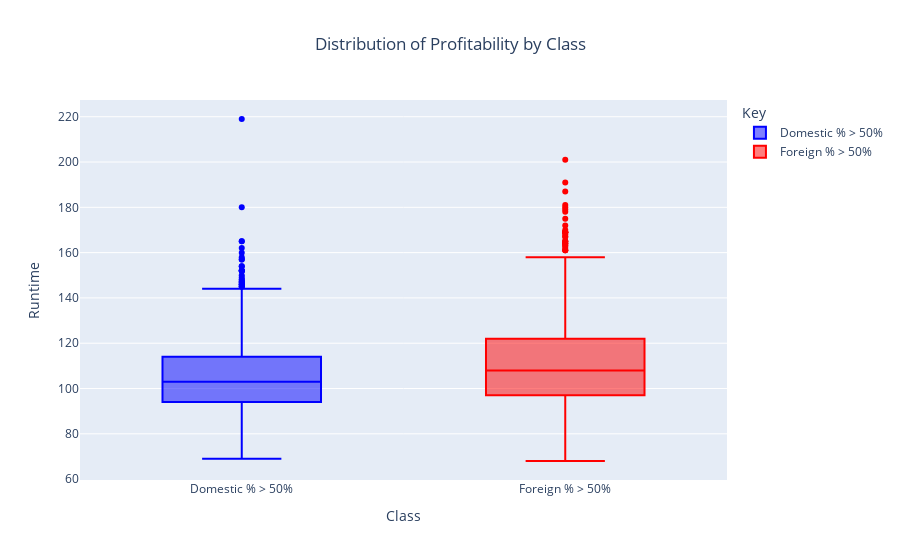

This figure's notebook cell:
### Code cell
df_runtime = df.copy(deep=True)

df_runtime['Foreign_higher'] = df.copy(deep=True)['Foreign_higher'].replace({
    0: "Domestic % > 50%",
    1: "Foreign % > 50%"
})


# Box plot grouped by Rating and Foreign_higher
fig_box = px.box(df_runtime,
    x='Foreign_higher', 
    y='Runtime(mins)',  
    color='Foreign_higher', 
    title="Box Plot for Two Classes",
    labels={'value': 'Percentage', 'variable': 'Type'},
    color_discrete_map={"Domestic % > 50%": "blue", "Foreign % > 50%": "red"},  # Customize colors
)

fig_box.update_layout(
    title={
        "text": "Distribution of Profitability by Class",
        "x": 0.5,  # Center the title
        "xanchor": "center",  # Anchor the title to the center
    },
    xaxis_title="Class",
    yaxis_title="Runtime",
    legend_title="Key",
)

### Figure 1 — Plotly figure (JSON) as saved in the notebook; plotly's stock layout.template omitted (floating-point values rounded to 4 significant figures; data arrays with more than 128 entries replaced by an {"elided": "..."} marker saying what was removed)
{"data": [{"alignmentgroup": "True", "hovertemplate": "Foreign_higher=%{x}<br>Runtime(mins)=%{y}<extra></extra>", "legendgroup": "Domestic % > 50%", "marker": {"color": "blue"}, "name": "Domestic % > 50%", "notched": false, "offsetgroup": "Domestic % > 50%", "orientation": "v", "showlegend": true, "type": "box", "x": {"elided": "1544 str values"}, "x0": " ", "xaxis": "x", "y": {"elided": "1544 int values"}, "y0": " ", "yaxis": "y"}, {"alignmentgroup": "True", "hovertemplate": "Foreign_higher=%{x}<br>Runtime(mins)=%{y}<extra></extra>", "legendgroup": "Foreign % > 50%", "marker": {"color": "red"}, "name": "Foreign % > 50%", "notched": false, "offsetgroup": "Foreign % > 50%", "orientation": "v", "showlegend": true, "type": "box", "x": {"elided": "1145 str values"}, "x0": " ", "xaxis": "x", "y": {"elided": "1145 int values"}, "y0": " ", "yaxis": "y"}], "layout": {"boxmode": "overlay", "legend": {"title": {"text": "Key"}, "tracegroupgap": 0}, "title": {"text": "Distribution of Profitability by Class", "x": 0.5, "xanchor": "center"}, "xaxis": {"anchor": "y", "categoryarray": ["Domestic % > 50%", "Foreign % > 50%"], "categoryorder": "array", "domain": [0, 1], "title": {"text": "Class"}}, "yaxis": {"anchor": "x", "domain": [0, 1], "title": {"text": "Runtime"}}}}
